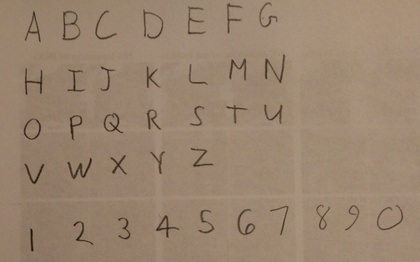
%> input picture HW5-Optical Character Recognition using Neural Networks/images/02_letters.jpg, 420 x 262 px, shrunk from 2743 x 1712 before the run
$ octave testFindLetters.m   (GNU Octave 9; MATLAB toolbox functions it lacks are replaced by stand-ins)
%> lines starting %> are read from the running program, lines starting %| are printed output that depends on the picture; in (x1, y1, x2, y2) boxes, pixels count from 0 and x2, y2 are one past the last pixel; in counts of white or black regions, pixels touching at a corner belong together; the program's own positions count from 1
%> further down, im is the input picture: size 262x420x3 uint8; mean R, G, B 154.2, 132.5, 111.1
### HW5-Optical Character Recognition using Neural Networks/code/findLetters.m
function [lines, bw] = findLetters(im)
% [lines, BW] = findLetters(im) processes the input RGB image and returns a cell
% array 'lines' of located characters in the image, as well as a binary
% representation of the input image. The cell array 'lines' should contain one
% matrix entry for each line of text that appears in the image. Each matrix entry
% should have size Lx4, where L represents the number of letters in that line.
% Each row of the matrix should contain 4 numbers [x1, y1, x2, y2] representing
% the top-left and bottom-right position of each box. The boxes in one line should
% be sorted by x1 value.

% test
% im = imread('../images/02_letters.jpg');
% im = imread('../images/01_list.jpg');
% im = imread('../images/03_haiku.jpg');
% im = imread('../images/04_deep.jpg');

% binarize the image with white background
im_gaussain = rgb2gray(imgaussfilt(im, 3));
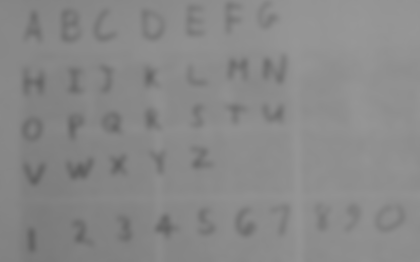
%> im_gaussain: size 262x420 uint8; min 94, max 151, mean 136.6
im = rgb2gray(im);
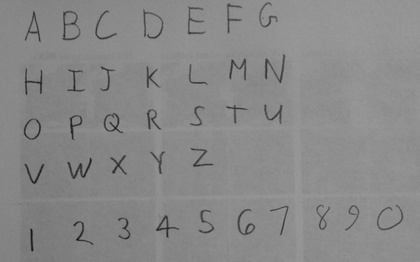
%> im: size 262x420 uint8; min 16, max 154, mean 136.5

bw = imcomplement(imbinarize(im));
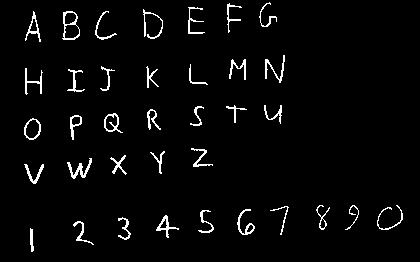
%> bw: size 262x420 logical; 3.3% white in thin lines or dots, all inside (x1, y1, x2, y2) = (24, 2, 403, 252)
% bw = medfilt2(bw);
bw_clear = imdilate(bw, strel('disk', 2));
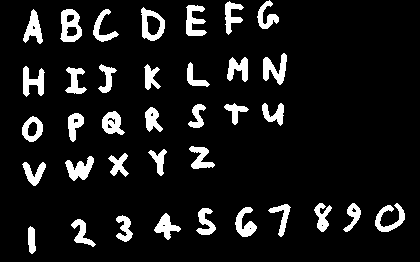
%> bw_clear: size 262x420 logical; 9.8% white; 36 white regions, largest, box (x1, y1, x2, y2) and area: (60, 9, 82, 42) 459, (141, 7, 165, 41) 408, (263, 53, 287, 85) 407
bw = imdilate(bw, strel('disk', 5));
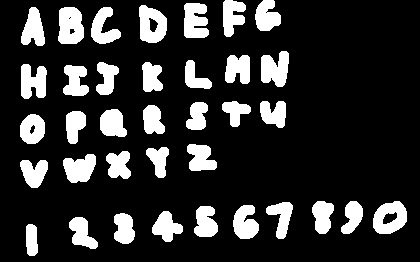
%> bw: size 262x420 logical; 18.6% white; 36 white regions, largest, box (x1, y1, x2, y2) and area: (58, 7, 84, 44) 806, (373, 201, 407, 234) 772, (139, 5, 167, 43) 771
% bw_clear = imbinarize(im_gaussain);

imgSize = size(bw);
%> imgSize = [262 420]

% find connected components
cc = bwconncomp(bw);
%> cc = 36 connected components
num = cc.NumObjects;
%> num = 36
conns = cc.PixelIdxList;
%> conns = 36 items
offset = 2;

% [14 lines of commented-out code are left out]
objects = zeros(num, 4);
for i = 1:num
    % initialize corner coordinates
    [x1, y1, x2, y2] = deal(imgSize(2), imgSize(1), 0, 0);
    for j = 1:length(conns{i})
        [I, J] = ind2sub(imgSize, conns{i}(j));
        x1 = min(x1, J);
        x2 = max(x1, J);
        y1 = min(y1, I);
        y2 = max(y2, I);
    end

    % remove small component
    if abs(x1 - x2) * abs(y1 - y2) < 1000
        continue
    end

    % add more space to the surroundings
    [x1, y1] = deal(max(1, x1 - offset), max(1, y1 - offset));
    [x2, y2] = deal(min(imgSize(2), x2 + offset),min(imgSize(1), y2 + offset));
    objects(i, :) = [x1, y1, x2, y2];
%     imshow(bw(y1:y2, x1:x2));
end
%> this loop made 36 passes
%> after the loop, objects = 36 rows, first 8: [0 0 0 0; 0 0 0 0; 0 0 0 0; 0 0 0 0; 0 0 0 0; 0 0 0 0; 0 0 0 0; 0 0 0 0]

objects = objects(objects(:,1) ~= 0, :);
%> objects = [90 6 123 46; 372 200 409 236]
num = size(objects, 1);
%> num = 2

% group into lines
lines = cell(num, 1);
%> lines = {[], []}
index = 0;
while 1
    index = index + 1;
    [y1_min, ind] = min(objects(:, 2));
    y2_min = objects(ind, 4);
    qualify = (objects(:,2) >= y1_min) & (objects(:,2) <= y2_min);
    if isempty(qualify)
        break
    end

    % retrieve the row
    row = sortrows(objects(qualify, :));
    lines{index} = row;

% [6 lines of commented-out code are left out]

    objects(qualify, :) = [];
end
%> this loop made 3 passes
%> (y1_min, ind, y2_min, qualify, row) on passes 1 to 2: (6, 1, 46, [true; false], [90 6 123 46]), (200, 1, 236, true, [372 200 409 236])
%> after the loop, index = 3; lines = {[90 6 123 46], [372 200 409 236]}

lines = lines(1:index - 1);
bw = ~bw_clear;
% imshow(bw);

end

### HW5-Optical Character Recognition using Neural Networks/code/testFindLetters.m
% test
im = imread('../images/02_letters.jpg');
% im = imread('../images/01_list.jpg');
% im = imread('../images/03_haiku.jpg');
% im = imread('../images/04_deep.jpg');

[lines, bw] = findLetters(im);
%> lines = {[90 6 123 46], [372 200 409 236]}
for i = 1:length(lines)
   line = lines{i};
   [num_obj, ~] = size(line);
   for j = 1:num_obj
       obj = line(j, :);
       [width, height] = deal(obj(3) - obj(1), obj(4) - obj(2));
       im = insertShape(im,'Rectangle',[obj(1), obj(2), width, height],'LineWidth', 5);
       imshow(im);
   end
end
%> this loop made 2 passes
%> (line, num_obj) on passes 1 to 2: ([90 6 123 46], 1), ([372 200 409 236], 1)
%> pass 1, `for j = 1:num_obj obj = line(j, :); [width, height] = deal(obj(3) - ob..`:
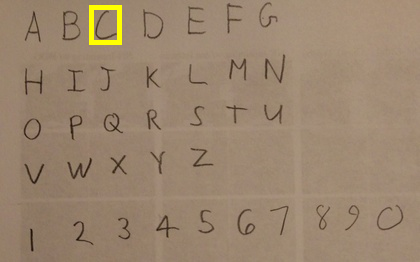
%> displayed picture: size 262x420x3, on the screen's scale of 0 to 255; mean R, G, B 154.8, 133.2, 110.5
%> pass 2, `for j = 1:num_obj obj = line(j, :); [width, height] = deal(obj(3) - ob..`:
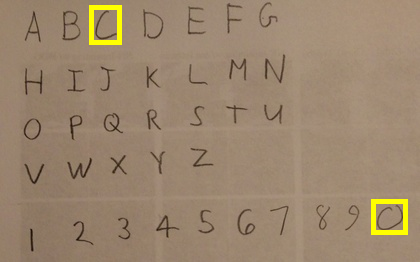
%> displayed picture: size 262x420x3, on the screen's scale of 0 to 255; mean R, G, B 155.3, 133.9, 109.8

imshow(bw);
